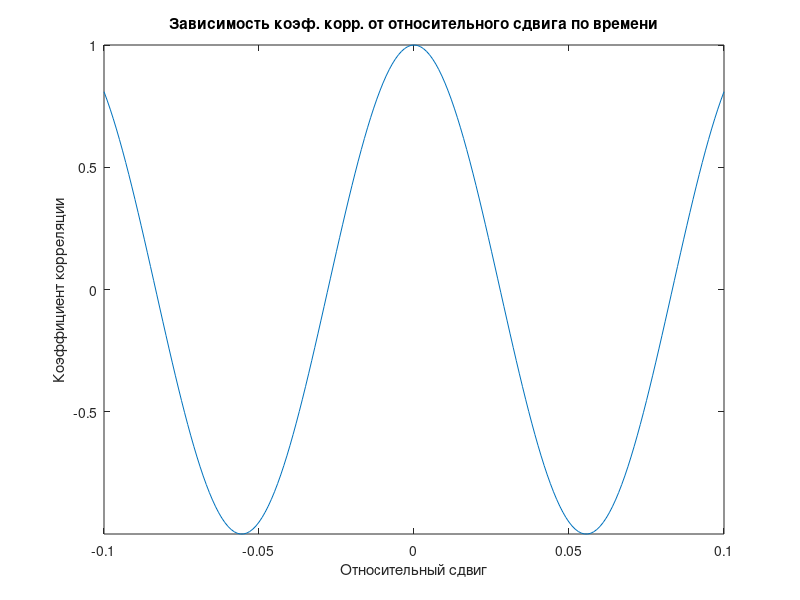
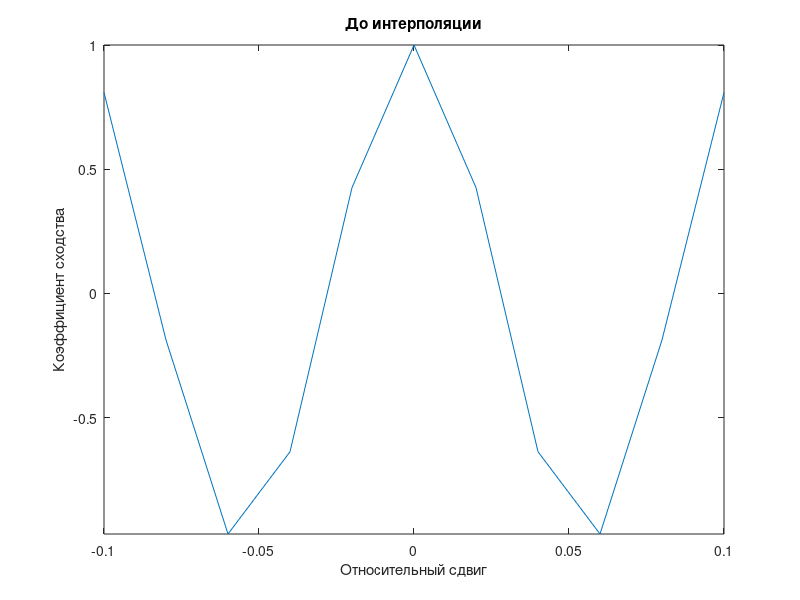

The MATLAB script that drew these images, in order: (Note: this script raises an error after producing the figures.)
% Расчётное задание 2

clc;

% ========================================
% Настройки
% ========================================
% Номер задания - 1, 2 или 3.
% От него зависит вид сигналов
task_number = 2;

% Временной интервал представления сигнала
T = 2.0;

% Начальное значение максимума коэффициента сходства
maxR = 0;

% Кол-во периодов 1-го сигнала
n = 9;

% СКО шума
SKO = 0.1;

% Количество точек дискретизации сигнала
k = 1024;

% Интервал для смещения второго сигнала
d = 0.1;
% ========================================

j = 1;

for q = -d:0.001:d
    noise = randn(k + 1, 1) * SKO;

    for i = 1:k
        t(i) = (i - 1) * (T / k);
        % Оконная функция
        w(i) = exp(- (n * (t(i) - T / 2) / T) ^ 2);

        if task_number == 1
            % Пункт 1. Два гармонических сигнала
            x(i) = sin((2 * pi * n * t(i)) / T);
            y(i) = sin((2 * pi * n * (t(i) - T * q)) / T);
        elseif task_number == 2
            % Пункт 2. Два гармонических сигнала, модулированных по амплитуде экспоненциальной оконной функцией
            x(i) = sin((2 * pi * n * t(i)) / T) * w(i);
            y(i) = sin((2 * pi * n * (t(i) - T * q)) / T) * w(i);
        elseif task_number == 3
            % Пункт 3. Два гармонических сигнала,один из которых зашумлен, модулированных по амплитуде экспоненциальной оконной функцией
            x(i) = sin((2 * pi * n * t(i)) / T) * w(i);
            y(i) = sin((2 * pi * n * (t(i) - T * q)) / T) * w(i) + noise(i);
        end

        % Вычисление массива подинтегрального выражения
        xy(i) = x(i) * y(i);
    end

    int_xy = trapz(xy);
    int_x2 = trapz(power(x, 2));
    int_y2 = trapz(power(y, 2));
    R(j) = int_xy / ((sqrt(int_x2) * sqrt(int_y2)));

    if (R(j) > maxR)
        maxR = R(j);
        maxQ = q;
    end

    j = j + 1;
end

q = (-d:0.001:d);

figure
plot(q, R);
axis tight;
title('Зависимость коэф. корр. от относительного сдвига по времени');
xlabel ('Относительный сдвиг');
ylabel('Коэффициент корреляции');

maxQ;
m = 11; %Кол-во точек аппроксимации. Возможные значения:11, 16, 31, 61, 101, 301

for s = 1:m
    b(s) = (s - 1) * ((2 * d / 0.001) / (m - 1)) + 1;
    R1(s) = R(b(s));
end

x = linspace(-d, d, m); % Задание подписей на графиках по оси Х
s = 1:m;

figure
plot(x, R1)
axis tight
title('До интерполяции');
xlabel('Относительный сдвиг');
ylabel('Коэффициент сходства');

xx = 1:m;
xi = 1:0.1:m;
yint = interp1(xx, R1, xi, 'spline'); % сплайн-интерполяция коэф корреляции
r1 = yint;
apr = spaps(x, R1, 0.000001);

figure
fnplt(apr)
axis tight
title('После интерполяции');
xlabel('Относительный сдвиг');
ylabel('Коэффициент сходства');

pause
close all;
clear;
